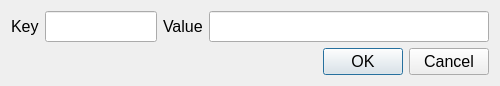
<?xml version="1.0" encoding="UTF-8"?>
<ui version="4.0">
 <class>MetaDialog</class>
 <widget class="QDialog" name="MetaDialog">
  <property name="geometry">
   <rect>
    <x>0</x>
    <y>0</y>
    <width>500</width>
    <height>77</height>
   </rect>
  </property>
  <property name="font">
   <font>
    <pointsize>12</pointsize>
   </font>
  </property>
  <property name="windowTitle">
   <string>Dialog</string>
  </property>
  <layout class="QVBoxLayout" name="verticalLayout">
   <item>
    <widget class="QWidget" name="widget" native="true">
     <layout class="QHBoxLayout" name="horizontalLayout" stretch="0,2,0,5">
      <property name="leftMargin">
       <number>0</number>
      </property>
      <property name="topMargin">
       <number>0</number>
      </property>
      <property name="rightMargin">
       <number>0</number>
      </property>
      <property name="bottomMargin">
       <number>0</number>
      </property>
      <item>
       <widget class="QLabel" name="label">
        <property name="text">
         <string>Key</string>
        </property>
       </widget>
      </item>
      <item>
       <widget class="QLineEdit" name="key_text">
        <property name="font">
         <font>
          <family>新宋体</family>
          <pointsize>12</pointsize>
         </font>
        </property>
       </widget>
      </item>
      <item>
       <widget class="QLabel" name="label_2">
        <property name="text">
         <string>Value</string>
        </property>
       </widget>
      </item>
      <item>
       <widget class="QLineEdit" name="value_text">
        <property name="font">
         <font>
          <family>新宋体</family>
          <pointsize>12</pointsize>
         </font>
        </property>
       </widget>
      </item>
     </layout>
    </widget>
   </item>
   <item>
    <widget class="QDialogButtonBox" name="buttonBox">
     <property name="orientation">
      <enum>Qt::Horizontal</enum>
     </property>
     <property name="standardButtons">
      <set>QDialogButtonBox::Cancel|QDialogButtonBox::Ok</set>
     </property>
    </widget>
   </item>
  </layout>
 </widget>
 <resources/>
 <connections>
  <connection>
   <sender>buttonBox</sender>
   <signal>accepted()</signal>
   <receiver>MetaDialog</receiver>
   <slot>accept()</slot>
   <hints>
    <hint type="sourcelabel">
     <x>248</x>
     <y>254</y>
    </hint>
    <hint type="destinationlabel">
     <x>157</x>
     <y>274</y>
    </hint>
   </hints>
  </connection>
  <connection>
   <sender>buttonBox</sender>
   <signal>rejected()</signal>
   <receiver>MetaDialog</receiver>
   <slot>reject()</slot>
   <hints>
    <hint type="sourcelabel">
     <x>316</x>
     <y>260</y>
    </hint>
    <hint type="destinationlabel">
     <x>286</x>
     <y>274</y>
    </hint>
   </hints>
  </connection>
 </connections>
</ui>
